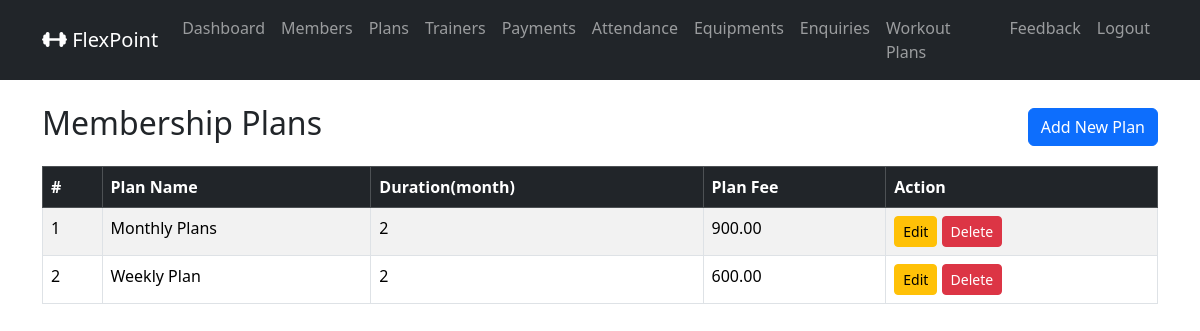
The app's page /admin_plans_list/ (signed in) with its own data.
### gymapp/models.py (models this page shows, shortened)
class MembershipPlan(models.Model):
    name            = models.CharField(max_length=100)
    duration_months = models.PositiveIntegerField()
    fee             = models.DecimalField(max_digits=6, decimal_places=2)
    description     = models.TextField(blank=True)

### gymapp/views.py (the view)
    def wrapper(request, *args, **kwargs):
        if not request.user.is_authenticated or getattr(request.user, 'role', None) != 'ADMIN':
            messages.error(request, 'You must be an Admin to access this page.')
            return redirect('admin_login_view')
        return view_func(request, *args, **kwargs)

### gymapp/views.py (called while the page is built)
def admin_required(view_func):
    def wrapper(request, *args, **kwargs):
        if not request.user.is_authenticated or getattr(request.user, 'role', None) != 'ADMIN':
            messages.error(request, 'You must be an Admin to access this page.')
            return redirect('admin_login_view')
        return view_func(request, *args, **kwargs)
    return wrapper

@admin_required
def admin_plans_list(request):
    plans = MembershipPlan.objects.all().order_by('duration_months')
    return render(request, 'admin_plans_list.html', {'plans':plans})

### gymapp/templates/admin_plans_list.html (shortened to what this page needs)
{% extends 'base.html' %}
{% block content %}
<div class="d-flex justify-content-between align-items-center mb-3">
    <h2>Membership Plans</h2>
    <a href="{% url 'admin_plan_add' %}" class="btn btn-primary">Add New Plan</a>
</div>
    <table class="table table-bordered table-striped">
        <thead class="table-dark">
            <tr>
                <th>#</th>
                <th>Plan Name</th>
                <th>Duration(month)</th>
                <th>Plan Fee</th>
                <th>Action</th>
            </tr>
        </thead>
        <tbody>
            {% for plan in plans %}
            <tr>
                <td>{{ forloop.counter }}</td>
                <td>{{ plan.name }}</td>
                <td>{{ plan.duration_months }}</td>
                <td>{{ plan.fee }}</td>
                <td>
                    <a href="{% url 'admin_plan_edit' plan.id %}" class="btn btn-sm btn-warning">Edit</a>
                    <form method="POST" action="{% url 'admin_plan_delete' plan.id %}" style="display: inline-block;">
                        <button type="submit" class="btn btn-sm btn-danger" onclick="return confirm('Are you sure you want to delete this plan?')">Delete</button>
                    </form>
                </td>
            </tr>
            {% endfor %}
        </tbody>
    </table>
{% endblock %}

### records on screen
MembershipPlan: name "Monthly Plans", duration_months "2", fee "900.00"
MembershipPlan: name "Weekly Plan", duration_months "2", fee "600.00"
